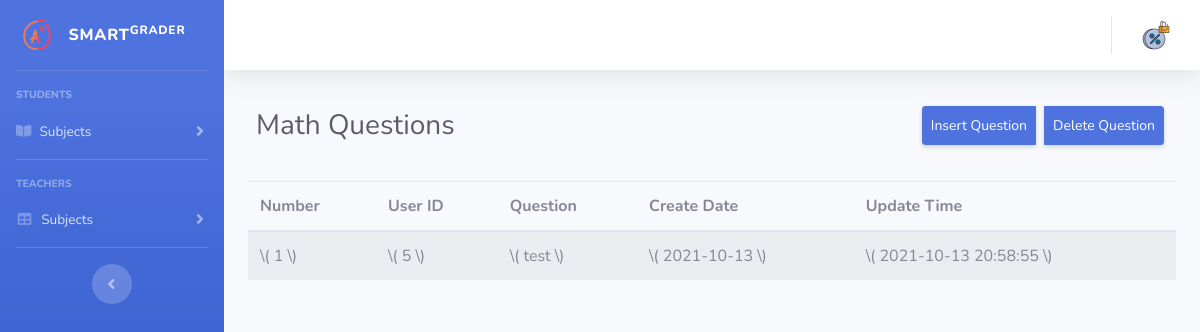
/teacher-math-question, run on an earlier commit of the app's database.
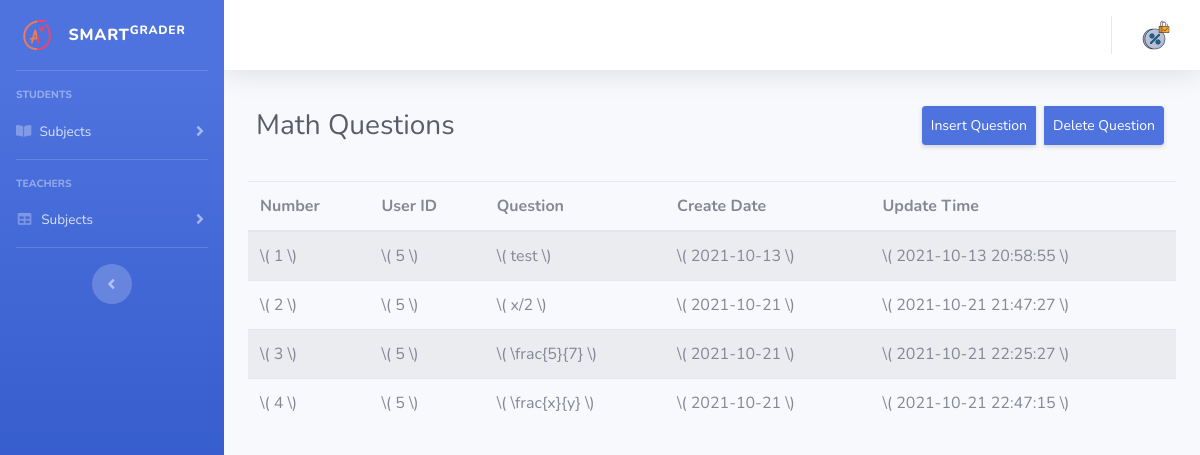
And on a later commit of the database.
### project/db_utils/models.py (models this page shows, shortened)
class MathTest(db.Model):
    __tablename__ = 'math_test'
    __table_args__ = {'extend_existing': True}
    question_id = db.Column(db.Integer, primary_key=True, autoincrement=True)
    user_id = db.Column(db.Integer, nullable=True)
    question = db.Column(db.String(250), nullable=True)
    create_date = db.Column(db.Date, nullable=True)
    update_time = db.Column(db.DateTime, nullable=True)

### project/views/teacher_routes.py (the view)
@login_required
@teacher_routes.route('/teacher-math-question', methods=['GET', 'POST'])
def home():
    if request.method == 'POST':
        user_id = 5
        question = request.form['question']
        new_object = MathTest(user_id, question)
        db.session.add(new_object)
        db.session.commit()
        flash('New Question Added', 'success')
        return redirect(url_for('teacher_routes.home'))
    else:
        df = pd.read_sql(db.session.query(MathTest).statement, db.engine, parse_dates=True)
        df = df.rename(columns={'question_id': 'Number', 'user_id': 'User ID', 'question': 'Question',
                                'create_date': 'Create Date', 'update_time': 'Update Time'})
        return render_template('pages/teacher-math.html', data=df)

### project/templates/pages/teacher-math.html (shortened to what this page needs)
{% extends "dashboard.html" %}
{% block content %}
{% block head %}
<link rel="stylesheet" href="https://cdn.jsdelivr.net/npm/katex@0.13.18/dist/katex.min.css">
{% endblock %}
<div class="d-flex justify-content-between align-items-center mt-2 ml-2 mb-4">
  <div>
    <h1 class="h3 mb-0 text-gray-800">Math Questions</h1>
  </div>
  <div class="btn-group m-2" role="group">
    <a href="" class="d-none d-sm-inline-block btn btn-sm btn-primary shadow-sm p-2 m-1" data-toggle="modal"
      data-target="#modalAddForm">Insert Question
    </a>
    <a href="" class="d-none d-sm-inline-block btn btn-sm btn-primary shadow-sm p-2 m-1" data-toggle="modal"
      data-target="#modalDeleteForm">Delete Question
    </a>
  </div>
</div>
<div class="table-responsive table-striped">
  <table id="teacher-table" class="table" style="width:100%">
    <thead>
      <tr>
        {% for col in data.columns %}
        <th scope="col"> {{ col }} </th>
        {% endfor %}
      </tr>
    </thead>
    <tbody>
      {% for key, value in data.iterrows() %}
      <tr>
        {% for k in value %}
        <td> \( {{ k }} \)</td>
        {% endfor %}
      </tr>
      {% endfor %}
    </tbody>
  </table>
</div>
{% endblock %}

What changed in the data, as far as the page shows it:
added MathTest: question "x/2"
added MathTest: question "\\frac{5}{7}"
added MathTest: question "\\frac{x}{y}"
Also different on the page:
new list line: "\\( 2 \\) \\( 5 \\) \\( 2021-10-21 \\) \\( 2021-10-21 21:47:27 \\)"
new list line: "\\( 3 \\) \\( 5 \\) \\( 2021-10-21 \\) \\( 2021-10-21 22:25:27 \\)"
new list line: "\\( 4 \\) \\( 5 \\) \\( 2021-10-21 \\) \\( 2021-10-21 22:47:15 \\)"
